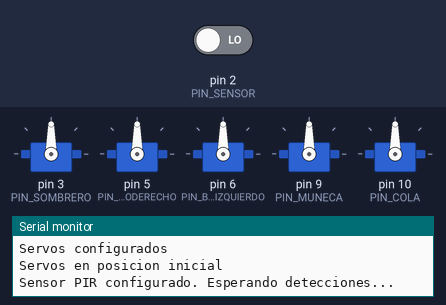
Bench run of a sketch on a simulated Arduino Uno, built with avr-gcc and run on an emulated ATmega328P. On the bench: 5 × servo, the last lines printed to the serial monitor. The inputs (shaded band) are chosen by the test bench; at power-on: pin 2 (PIN_SENSOR) LOW.

Above: at 1.2 s.
1.3 s: pin 2 (PIN_SENSOR) driven HIGH
At 1.67 s:
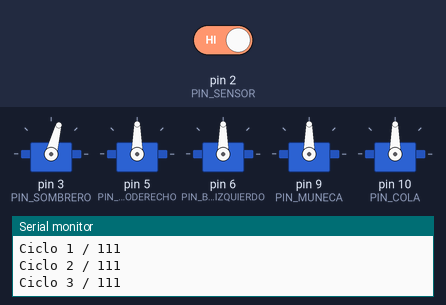
At 2.58 s:
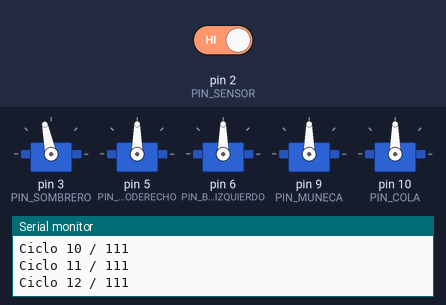
Timing chart, 0 to 13.9 s (numbered marks = the images above; inputs shaded):
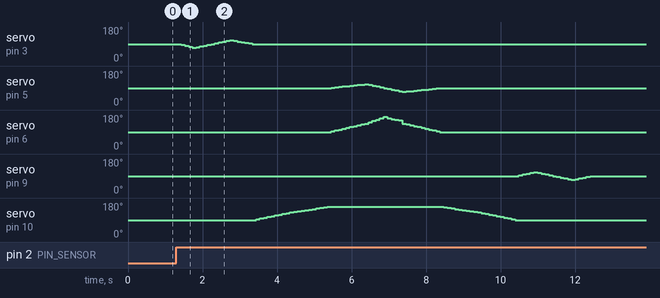

The sketch:

movimientos_servo.ino
```cpp
//# proyecto-robotica
//Codigo de movimiento de los servomotores

// C++ code para Arduino - Inicia la secuencia al detectar movimiento (PIR)
// Conecte el OUT del sensor PIR al pin digital 2 (interrupt-capable)

#include <Servo.h>

const static int PUNTOS = 111;

// NOTA: he declarado como float para soportar valores decimales.
// Reemplace los [...] por el contenido completo de sus trayectorias si están recortadas.
static const int trayectorias[][PUNTOS] PROGMEM = {
{90,85,80,75,70,74,78,82,86,90,94,98,102,106,110,106.6666667,103.3333333,100,96.66666667,93.33333333,90,90,90,90,90,90,90,90,90,90,90,90,90,90,90,90,90,90,90,90,90,90,90,90,90,90,90,90,90,90,90,90,90,90,90,90,90,90,90,90,90,90,90,90,90,90,90,90,90,90,90,90,90,90,90,90,90,90,90,90,90,90,90,90,90,90,90,90,90,90,90,90,90,90,90,90,90,90,90,90,90,90,90,90,90,90,90,90,90,90,90},
{90,90,90,90,90,90,90,90,90,90,90,90,90,90,90,90,90,90,90,90,90,94,98,102,106,110,114,118,122,126,130,133,136,139,142,145,148,151,154,157,160,160,160,160,160,160,160,160,160,160,160,160,160,160,160,160,160,160,160,160,160,160,160,160,160,160,160,160,160,160,160,157,154,151,148,145,142,139,136,133,130,126,122,118,114,110,106,102,98,94,90,90,90,90,90,90,90,90,90,90,90,90,90,90,90,90,90,90,90,90,90},
{90,90,90,90,90,90,90,90,90,90,90,90,90,90,90,90,90,90,90,90,90,90,90,90,90,90,90,90,90,90,90,90,90,90,90,90,90,90,90,90,90,94.5,99,103.5,108,112.5,117,121.5,126,130.5,135,142,149,156,163,170,163,158.3333333,155,152.5,135,130.5,126,121.5,117,112.5,108,103.5,99,94.5,90,90,90,90,90,90,90,90,90,90,90,90,90,90,90,90,90,90,90,90,90,90,90,90,90,90,90,90,90,90,90,90,90,90,90,90,90,90,90,90,90},
{90,90,90,90,90,90,90,90,90,90,90,90,90,90,90,90,90,90,90,90,90,90,90,90,90,90,90,90,90,90,90,90,90,90,90,90,90,90,90,90,90,92,94,96,98,100,102,104,106,108,110,106,102,98,94,90,86,82,78,74,70,72,74,76,78,80,82,84,86,88,90,90,90,90,90,90,90,90,90,90,90,90,90,90,90,90,90,90,90,90,90,90,90,90,90,90,90,90,90,90,90,90,90,90,90,90,90,90,90,90,90},
{90,90,90,90,90,90,90,90,90,90,90,90,90,90,90,90,90,90,90,90,90,90,90,90,90,90,90,90,90,90,90,90,90,90,90,90,90,90,90,90,90,90,90,90,90,90,90,90,90,90,90,90,90,90,90,90,90,90,90,90,90,90,90,90,90,90,90,90,90,90,90,90,90,90,90,90,90,90,90,90,90,90,90,90,90,90,90,90,90,90,90,94,98,102,106,110,106,102,98,94,90,86,82,78,74,70,74,78,82,86,90}
};

/*---------------Variables globales-----------*/
int PIN_SOMBRERO = 3,
    PIN_BRAZODERECHO = 5,
    PIN_BRAZOIZQUIERDO = 6,
    PIN_MUNECA = 9,
    PIN_COLA = 10;

// Pin del sensor PIR (usar pin 2 en Arduino UNO/Nano para interrupción)
const int PIN_SENSOR = 2;

const int PERIODO = 100; // ms por punto

int iterador = 0;

Servo sombrero, cola, brazoizquierdo, brazoderecho, muneca;

volatile bool motionDetected = false; // marcado por la ISR
unsigned long detectionTime = 0;      // timestamp opcional de la detección

// ISR simple: marca que se detectó movimiento
void motionISR() {
  motionDetected = true;
  detectionTime = millis();
}

void setup()
{
  Serial.begin(9600);
  while(!Serial) { /* esperar monitor serie si hace falta */ }
  Serial.println("Iniciando configuracion");

  // Configurar servos
  sombrero.attach(PIN_SOMBRERO);
  brazoderecho.attach(PIN_BRAZODERECHO);
  brazoizquierdo.attach(PIN_BRAZOIZQUIERDO);
  muneca.attach(PIN_MUNECA);
  cola.attach(PIN_COLA);

  Serial.println("Servos configurados");

  sombrero.write(90);
  cola.write(90);
  brazoizquierdo.write(90);
  brazoderecho.write(90);
  muneca.write(90);

  Serial.println("Servos en posicion inicial");

  // Configurar pin sensor y la interrupcion en flanco RISING (cuando el PIR pone HIGH)
  pinMode(PIN_SENSOR, INPUT);
  attachInterrupt(digitalPinToInterrupt(PIN_SENSOR), motionISR, RISING);

  Serial.println("Sensor PIR configurado. Esperando detecciones...");
}

void loop()
{
  // Si no hubo detección, salimos rápido y dejamos la ISR esperar nuevos eventos
  if (!motionDetected) {
    // Puedes hacer aquí otras tareas no bloqueantes si hace falta
    return;
  }

  // Entramos aquí cuando motionDetected == true
  // Desactivar la interrupción para evitar múltiples triggers mientras ejecutamos la secuencia
  detachInterrupt(digitalPinToInterrupt(PIN_SENSOR));

  Serial.print("Movimiento detectado en ms=");
  Serial.println(detectionTime);
  Serial.println("Iniciando secuencia de movimientos...");

  // Ejecutar la secuencia completa (bloqueante). Esto empieza inmediatamente tras la detección.
  playSequence();

  Serial.println("Secuencia terminada. Volviendo a modo espera.");

  // Limpiar bandera y volver a activar la interrupción para la próxima detección
  motionDetected = false;
  attachInterrupt(digitalPinToInterrupt(PIN_SENSOR), motionISR, RISING);
}

// Función que reproduce la secuencia completa punto por punto
void playSequence() {
  for (int i = 0; i < PUNTOS; i++) {
    // Imprimir algunos datos para depuración
    Serial.print("Ciclo ");
    Serial.print(i);
    Serial.print(" / ");
    Serial.println(PUNTOS);

    // Tomar los valores de las trayectorias (asegurarse de que la matriz está bien poblada)
    sombrero.write((int)trayectorias[0][i]);
    cola.write((int)trayectorias[1][i]);
    brazoizquierdo.write((int)trayectorias[2][i]);
    brazoderecho.write((int)trayectorias[3][i]);
    muneca.write((int)trayectorias[4][i]);

    // Esperar el periodo entre puntos
    delay(PERIODO);
  }
}
```

Measured:
- after the input at 1.3 s, servo on pin 3 (PIN_SOMBRERO): 90° → 85° after 0.12 s, → 80° 0.10 s later, → 75° 0.10 s later, → 70° 0.10 s later, … (20 changes in this stretch); servo on pin 5 (PIN_BRAZODERECHO): 90° → 92° after 4.2 s, → 94° 0.10 s later, → 96° 0.10 s later, → 98° 0.10 s later, … (30 changes in this stretch)
